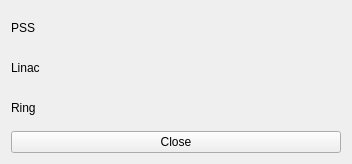
<?xml version="1.0" encoding="UTF-8"?>
<ui version="4.0">
 <class>Form</class>
 <widget class="QWidget" name="Form">
  <property name="geometry">
   <rect>
    <x>0</x>
    <y>0</y>
    <width>352</width>
    <height>164</height>
   </rect>
  </property>
  <property name="windowTitle">
   <string>Form</string>
  </property>
  <layout class="QVBoxLayout" name="verticalLayout">
   <item>
    <layout class="QGridLayout" name="gridLayout">
     <item row="1" column="0">
      <widget class="QLabel" name="label_2">
       <property name="text">
        <string>Linac</string>
       </property>
      </widget>
     </item>
     <item row="0" column="0">
      <widget class="QLabel" name="label">
       <property name="text">
        <string>PSS</string>
       </property>
      </widget>
     </item>
     <item row="2" column="0">
      <widget class="QLabel" name="label_3">
       <property name="text">
        <string>Ring</string>
       </property>
      </widget>
     </item>
     <item row="2" column="1">
      <widget class="TaurusLed" name="taurusLed_5"/>
     </item>
     <item row="1" column="1">
      <widget class="TaurusLed" name="taurusLed"/>
     </item>
     <item row="2" column="2">
      <widget class="TaurusLed" name="taurusLed_6"/>
     </item>
    </layout>
   </item>
   <item>
    <widget class="QPushButton" name="pushButton">
     <property name="text">
      <string>Close</string>
     </property>
    </widget>
   </item>
  </layout>
 </widget>
 <customwidgets>
  <customwidget>
   <class>TaurusLed</class>
   <extends>QLed</extends>
   <header>taurus.qt.qtgui.display</header>
  </customwidget>
  <customwidget>
   <class>QLed</class>
   <extends>QPixmapWidget</extends>
   <header>taurus.qt.qtgui.display</header>
  </customwidget>
  <customwidget>
   <class>QPixmapWidget</class>
   <extends>QWidget</extends>
   <header>taurus.qt.qtgui.display</header>
  </customwidget>
 </customwidgets>
 <resources/>
 <connections/>
</ui>
